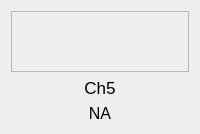
                 <widget class="QFrame" name="frame_ch5_2">
                  <layout class="QVBoxLayout" name="frame_ch5">
                   <item>
                    <widget class="QFrame" name="frame_ch5_color">
                     <property name="sizePolicy">
                      <sizepolicy hsizetype="Fixed" vsizetype="Fixed">
                       <horstretch>0</horstretch>
                       <verstretch>0</verstretch>
                      </sizepolicy>
                     </property>
                     <property name="minimumSize">
                      <size>
                       <width>61</width>
                       <height>61</height>
                      </size>
                     </property>
                     <property name="maximumSize">
                      <size>
                       <width>1000</width>
                       <height>61</height>
                      </size>
                     </property>
                     <property name="sizeIncrement">
                      <size>
                       <width>1</width>
                       <height>1</height>
                      </size>
                     </property>
                     <property name="accessibleName">
                      <string>color_frame</string>
                     </property>
                     <property name="styleSheet">
                      <string notr="true"/>
                     </property>
                     <property name="frameShape">
                      <enum>QFrame::StyledPanel</enum>
                     </property>
                     <property name="frameShadow">
                      <enum>QFrame::Raised</enum>
                     </property>
                    </widget>
                   </item>
                   <item>
                    <widget class="QLabel" name="label_ch5">
                     <property name="minimumSize">
                      <size>
                       <width>61</width>
                       <height>0</height>
                      </size>
                     </property>
                     <property name="maximumSize">
                      <size>
                       <width>16777215</width>
                       <height>30</height>
                      </size>
                     </property>
                     <property name="font">
                      <font>
                       <pointsize>13</pointsize>
                       <italic>false</italic>
                       <bold>false</bold>
                      </font>
                     </property>
                     <property name="text">
                      <string>Ch5</string>
                     </property>
                     <property name="alignment">
                      <set>Qt::AlignCenter</set>
                     </property>
                    </widget>
                   </item>
                   <item>
                    <widget class="QLabel" name="label_ch5_value">
                     <property name="minimumSize">
                      <size>
                       <width>61</width>
                       <height>0</height>
                      </size>
                     </property>
                     <property name="maximumSize">
                      <size>
                       <width>16777215</width>
                       <height>30</height>
                      </size>
                     </property>
                     <property name="font">
                      <font>
                       <pointsize>12</pointsize>
                       <italic>false</italic>
                       <bold>false</bold>
                      </font>
                     </property>
                     <property name="styleSheet">
                      <string notr="true">font:12pt</string>
                     </property>
                     <property name="text">
                      <string>NA</string>
                     </property>
                     <property name="alignment">
                      <set>Qt::AlignCenter</set>
                     </property>
                    </widget>
                   </item>
                  </layout>
                 </widget>
